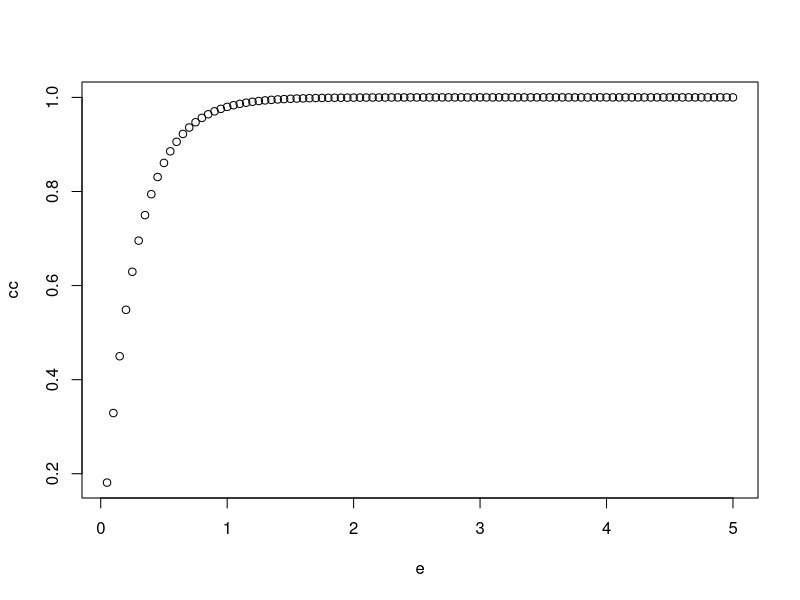
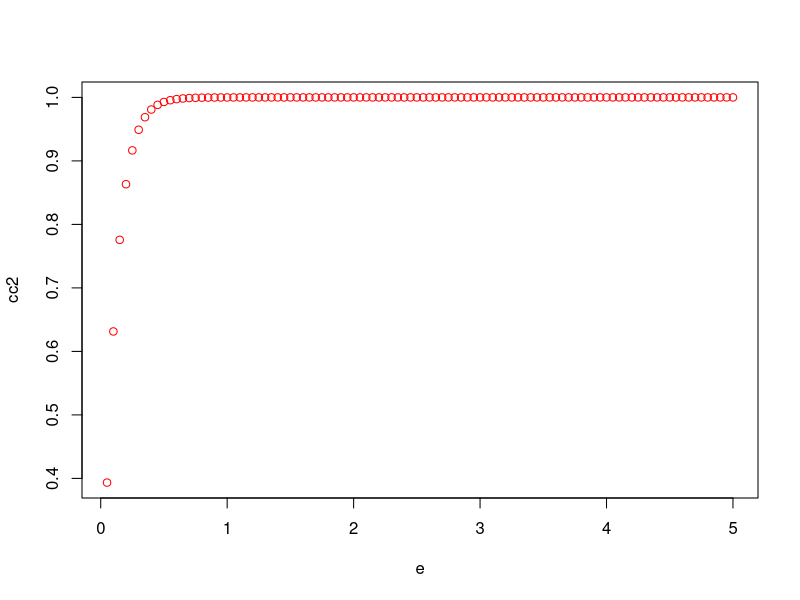
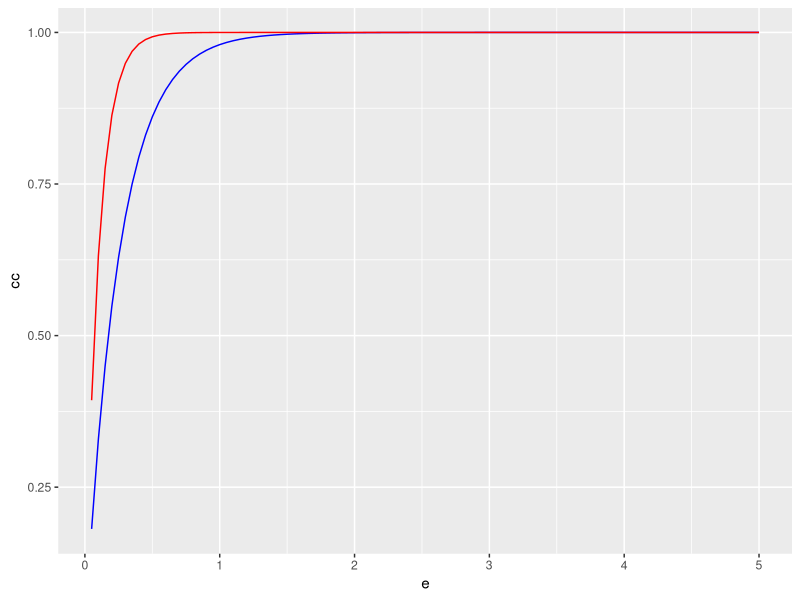

Write the R code that produced these figures, in order. (Note: this script raises an error after producing the figures.)

a=0.75
b=0.75

1-(1-a)*(1-b)

a2=a/2
b2=b/2

a1=a-a2
b1=b-b2

td = a2+b2
cd = 1-(1-a)*(1-b)


a+b
1-(1-a)*(1-b)
cd*(1-td)+td

linearcover = a+b
geometriccover = 1-(1-a)*(1-b)

((cd*(1-td)+td)-geometriccover)/linearcover



agg.cover <- function(cover,max.overlap){
  geometriccover <- 1-exp(sum(log(1-cover)))
  linearcover <- sum(cover*(1-max.overlap))
  total.cover = geometriccover*(1-linearcover)+linearcover
  return(total.cover)
}

cv <- c(0.02,0.1,0.75)

calc = agg.cover(cv, 0.95)

actual = .99
0.9*.05

calc*0.95
max.overlap=0.95
cover = c(0.02,0.1,0.75,0.9)
gcover <- 1-exp(sum(log(1-cover)))
lcover <- sum(cover*(1-max.overlap))
total.cover = gcover*(1-lcover)+lcover

r = actual/gcover
r2 = log(1-actual)/log(1-gcover)
#r3 = log((1-actual)/(1-gcover))
lcover * r 
gcover2 = 1-exp(log(1-cover)*r2)
#gcover3 = 1-exp(log(1-cover)+r3)
gcover
1-exp(sum(log(1-gcover2)))

gcover2 - cover
gcover2 / cover
(1-gcover2)-(1-cover)
(1-gcover2)/(1-cover)
log(1-gcover2)/log(1-cover)

(1-cover)^1.1/(1-cover)

cover
1-(1-cover)^1.1

e = c(1:100)*0.05
for(i in 1:100){
cx = 1-(1-cover)^e[i]
c0=agg.cover(cx,0.95)
if(i==1){cc=c0}else{cc=c(cc,c0)}
}


cover2 = c(0.2,0.1,0.5,0.9,0.8,0.9,0.9)
e = c(1:100)*0.05
for(i in 1:100){
  cx = 1-(1-cover2)^e[i]
  c0=agg.cover(cx,0.95)
  if(i==1){cc2=c0}else{cc2=c(cc2,c0)}
}
plot(cc~e)
plot(cc2~e,col='red', add=T)
library(ggplot2)

ggplot()+
  geom_line(aes(x=e, y=cc), col='blue')+  
  geom_line(aes(x=e, y=cc2), col='red')




#newSubcanopy: 100-100*Exp(IIf([subcanopy]>=100,-3,Log(1-[Subcanopy]/100))*Log(1-[Tree_Cover]/100)/[lnOverstory])
#
#
#
#
#
#
#
#
#
#
#

neff <- function(x) {
  1/sum((x/sum(x))^2)
}
xneff <- function(x) {
  1/sum((x)^2)
}
peff <- function(x) {
  1-mean(1-x)
}

agcov <- function(x){
  1-(exp(sum(log(1-x))))
}

#----


x=c(0.89,0.2,0.1)

neff(x)
xneff(x)
1/neff(x)
agcov(x)
d=0.2
f = ((1-((1-d)^(1/neff(x))))/(1-((1-agcov(x))^(1/neff(x))))+0)/1
f
xf = x*f
xf = xf/max(1,(max(xf)))
#xf = 1-(1-x)/f
xf
agcov(xf)
ff = ((1-((1-d)^(1/neff(x))))/(1-((1-agcov(xf))^(1/neff(x))))+1)/2
ff
xff =  xf*ff
xff = xff/max(1,(max(xff)))
xff
agcov(xff)
fff = ((1-((1-d)^(1/neff(x))))/(1-((1-agcov(xff))^(1/neff(x))))+1)/2
fff
xfff =  xff*fff
xfff = xfff/max(1,(max(xfff)))
xfff
agcov(xfff)
ffff = ((1-((1-d)^(1/neff(x))))/(1-((1-agcov(xfff))^(1/neff(x))))+1)/2
ffff
xffff =  xfff*ffff
xffff = xffff/max(1,(max(xffff)))
xffff
agcov(xffff)








ff = log(1-d)/log(1-agcov(x))
xff = 1-exp(ff*log(1-x))
xff
agcov(xff)
xff/x



c*d = a*b*f
c*d = a*b*f

